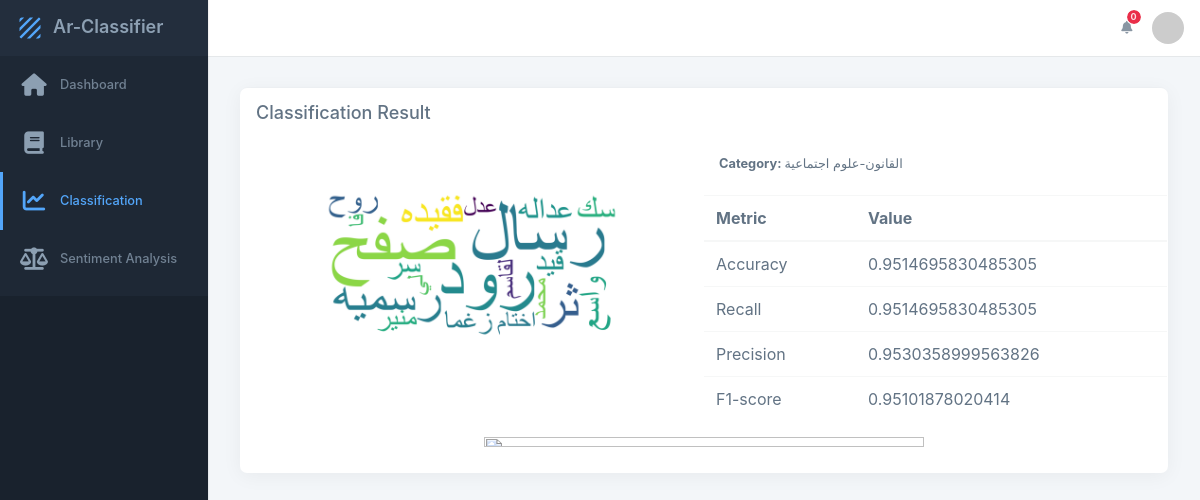
/result/15 (signed in), run on the app's committed database.
### ArClassifier/models.py (models this page shows)
class Result(models.Model):
    category = models.CharField(max_length=255)
    classification = models.ForeignKey(Classification, related_name='result_classification', on_delete=models.CASCADE)

class Metric(models.Model):
    algorithm = models.CharField(max_length=255)
    accuracy = models.CharField(max_length=255)
    recall = models.CharField(max_length=255)
    precision = models.CharField(max_length=255)
    f1_score = models.CharField(max_length=255)

### ArClassifier/views.py (the view, shortened to what this page needs)
# urls.py: path('result/<int:id>', views.result, name='result'),
@login_required(login_url='login/')
def result(request, id):
    classification = Classification.objects.get(id=id)
    user_email = request.session['user_email']
    current_user = MyUser.objects.filter(email__exact=user_email).first()
    f = classification.file.path
    file_name = ntpath.basename(f)
    file_name = file_name.split('.')[0]+'.png'
    image_src = os.path.join(os.path.join('graph', str(current_user.id)), file_name)
    result = Result.objects.get(classification_id=classification.id)
    keywords = Keyword.objects.filter(result=result).first()
    project = classification.project
    metric = Metric.objects.filter(algorithm=classification.algorithm).first()
    word_cloud_src = word_cloud(keywords.word, result.id)
    if word_cloud_src is not None:
        context = {
            'project': project,
            'result': result,
            'classification': classification,
            'keywords': keywords,
            'metric': metric,
            'image_src': image_src,
            'word_cloud_src': word_cloud_src
        }
    return render(request, 'result.html', context)

### ArClassifier/predictor.py (called while the page is built)
def word_cloud(keywords, file_id):
    if not os.path.isdir(os.path.join(BASE_DIR, 'static/media/wordCloud')):
        os.mkdir(os.path.join(BASE_DIR, 'static/media/wordCloud'))
        return create_word_cloud(keywords, file_id)
    elif not os.path.isfile(os.path.join(BASE_DIR, 'static/media/wordCloud/'+str(file_id)+'.png')):
        return create_word_cloud(keywords, file_id)
    return os.path.join('wordCloud', str(file_id)+'.png')

### templates/result.html (shortened to what this page needs)
{% load static %}
<html lang="en">
<head>
    <link rel="stylesheet" href="https://maxcdn.bootstrapcdn.com/bootstrap/4.0.0/css/bootstrap.min.css">
    <link rel="stylesheet" type="text/css" class="__meteor-css__" href="{% static 'css/index.css' %}">
</head>
<body class="fixed-aside fixed-content" data-gr-c-s-loaded="true">
<div class="app" id="app">
    <div id="aside" class="app-aside fade box-shadow-x nav-expand dark fixed-aside fixed-content" aria-hidden="true">
        <div class="sidenav modal-dialog dk">
            <div class="navbar lt">
                <a href="/" class="navbar-brand">
                    <span class="hidden-folded d-inline">Ar-Classifier</span>
                </a>
            </div>
            <div class="flex hide-scroll">
                <div class="scroll">
                    <div class="nav-border b-primary" data-nav="data-nav">
                        <ul class="nav bg">
                            <li class="sidenavb " id="dashboardLink">
                                <a href="{% url 'home' %}">
                                    <span class="nav-icon"> <i class="fa fa-home"></i> </span>
                                    <span class="nav-text">Dashboard</span>
                                </a>
                            </li>
                            <li class="sidenavb">
                                <a href="{% url 'library' %}">
                                    <span class="nav-icon"> <i class="fa fa-book"></i> </span>
                                    <span class="nav-text">Library</span>
                                </a>
                            </li>
                            <li class="sidenavb active">
                                <a href="{% url 'classification_project' %}">
                                    <span class="nav-icon"> <i class="fa fa-chart-line"></i> </span>
                                    <span class="nav-text">Classification</span>
                                </a>
                            </li>
                            <li class="sidenavb">
                                <a href="{% url 'snetiment_analysis_project' %}">
                                    <span class="nav-icon"> <i class="fa fa-balance-scale"></i> </span>
                                    <span class="nav-text">Sentiment Analysis</span>
                                </a>
                            </li>
                            <li class="pb-2 hidden-folded"></li>
                        </ul>
                    </div>
                </div>
            </div>
        </div>
    </div>
    <div id="content" class="app-content box-shadow-5 box-radius-7" role="main">
        <div class="content-header white box-shadow-0" id="content-header">
            <div class="navbar navbar-expand-lg">
                <div class="navbar-text nav-title flex" id="pageTitle"></div>
                <ul class="nav flex-row order-lg-2">
                    <li class="nav-item dropdown">
                        <a class="nav-link px-3" data-toggle="dropdown">
                            <i class="fa fa-bell text-muted"></i>
                            <span class="badge badge-pill up danger">0</span>
                        </a>
                    </li>
                    <li class="dropdown d-flex align-items-center">
                        <a href="#" data-toggle="dropdown" class="d-flex align-items-center" aria-expanded="false">
                <span class="avatar w-32">
                  <img src="https://www.gravatar.com/avatar/1670ab8f230b4899aa093073edae031a?s=200&amp;d=mm">
                </span>
                        </a>
                    </li>
                </ul>
            </div>
        </div>
        <div class="content-main" id="content-main">
            <div class="padding">
                <div class="row">
                    <div class="col-md-12">
                        <div class="box">
                            <div class="box-header">
                                <h2>Classification Result</h2>
                            </div>
                            <div class="box-body">
                                <div class="row">
                                    <div class="col-lg-6" style="text-align: center;">
                                        {% with 'media/'|add:word_cloud_src as word_cloud_src %}
                                            <img width="70%" src="{% static word_cloud_src %}">
                                        {% endwith %}
                                    </div>
                                    <div class="col-lg-6">
                                        <div class="row">
                                            <div class="col-lg-12"><b>Category: </b>{{ result.category }}</div>
                                        </div>
                                        <br>
                                        <div class="row">
                                            <table class="table table-hover">
                                                <thead>
                                                <tr>
                                                    <th>Metric</th>
                                                    <th>Value</th>
                                                </tr>
                                                </thead>
                                                <tbody>
                                                <tr>
                                                    <td>Accuracy</td>
                                                    <td>{{ metric.accuracy }}</td>
                                                </tr>
                                                <tr>
                                                    <td>Recall</td>
                                                    <td>{{ metric.recall }}</td>
                                                </tr>
                                                <tr>
                                                    <td>Precision</td>
                                                    <td>{{ metric.precision }}</td>
                                                </tr>
                                                <tr>
                                                    <td>F1-score</td>
                                                    <td>{{ metric.f1_score }}</td>
                                                </tr>
                                                </tbody>
                                            </table>
                                        </div>
                                    </div>
                                </div>
                                <div class="row">
                                    <div class="col-lg-12" style="text-align: center">
                                        {% with 'media/'|add:image_src as image_src %}
                                            <img width="70%" src="{% static image_src %}">
                                        {% endwith %}
                                    </div>
                                </div>
                            </div>
                        </div>
                    </div>
                </div>
            </div>
        </div>
    </div>
</div>
</body>
</html>

### data on the page
Result: category "القانون-علوم اجتماعية"
Metric: accuracy "0.9514695830485305", recall "0.9514695830485305", precision "0.9530358999563826", f1_score "0.95101878020414"
